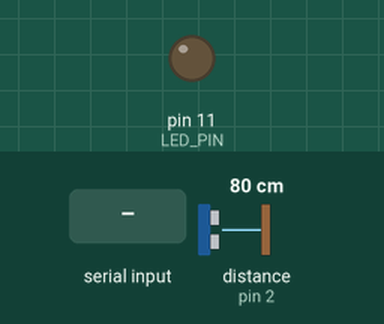
This sketch was run on a simulated Arduino Uno, built with avr-gcc and run on an emulated ATmega328P. Parts: output pins drawn as LEDs (lit = HIGH). The test bench sets the inputs (shaded band); at power-on: distance to the obstacle (sensor on pin 2) 80 cm. The echo pulse lasts 58.3 µs per cm.

Above: at 1.2 s.
1.3 s: distance to the obstacle (sensor on pin 2) set to 69 cm
3.7 s: distance to the obstacle (sensor on pin 2) set to 63 cm
At 4.26 s:
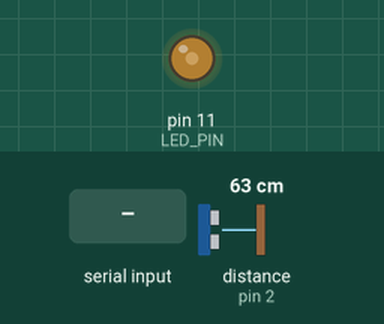
At 5.3 s:
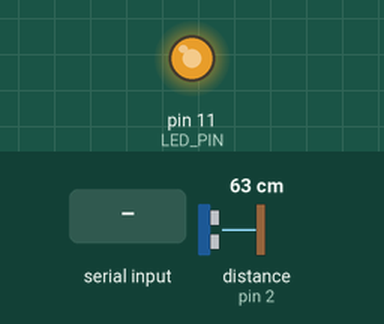
5.9 s: distance to the obstacle (sensor on pin 2) set to 120 cm
At 6.6 s:
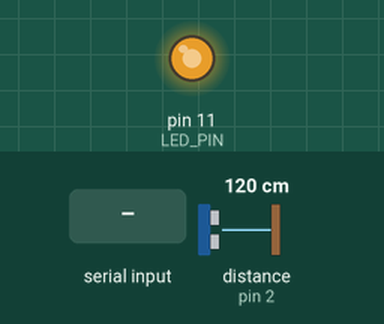
7.4 s: "T" received over Serial
At 8.57 s:
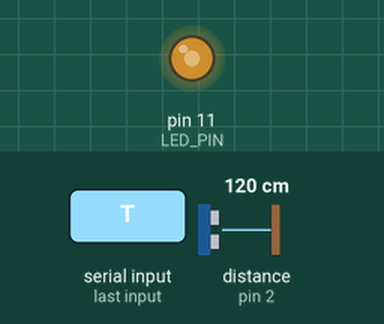
10.4 s: distance to the obstacle (sensor on pin 2) set to 36 cm
13.4 s: distance to the obstacle (sensor on pin 2) set to 30 cm
Timing chart, 0 to 17.4 s (numbered marks = the images above; inputs shaded):
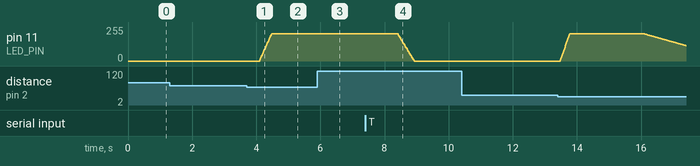

The sketch:

ArduinoApp.ino
```cpp
#include <NewPing.h>
#define u8  unsigned char
#define u16 unsigned int
#define u32 unsigned long

#define TRIGGER_PIN  3
#define ECHO_PIN     2
#define MAX_DISTANCE 200
// must be a PWM pin (with the "~" printed on the board)
#define LED_PIN      11
NewPing sonar(TRIGGER_PIN, ECHO_PIN, MAX_DISTANCE);

// the sonar reads the door frame as 70cm away, but we add a little bit of a buffer (as the door swings)
#define DOOR_FRAME_DISTANCE (70 - 5)
// if the door is occupied for 2 times inside this timeframe, the events are debounced into one
#define DOOR_DEBOUNCE_TIME 2500
// timeout to reset # of people inside room
#define ROOM_EMPTY_TIME 10000


void setup() {
  Serial.begin(9600);
  pinMode(LED_PIN, OUTPUT);
}

u32 total_readings = 0;
u16 n_readings = 0;
u16 average_reading() {
  // returns a reading in cm; or -1 if we are not ready yet as to not block the mainthread for a long time
  u16 reading = sonar.ping_cm();
  if (reading != 0) {
    // 0 is useless - it is returned for both very close and very far away
    // should just disregard this.  Due to the doorframe, you should never
    // a zero
    total_readings += sonar.ping_cm();
    n_readings++;
  }

  if (n_readings == 16) {
    u16 ret = (u16) (total_readings / ((u32) n_readings));
    n_readings = 0;
    total_readings = 0;
    return ret;
  }

  return -1;
}

// maintain 2 part light state for smooth transitions
u8 light_brightness = 0;
u8 light_brightness_desired = 255;
u32 brightness_last_set = 0;

// maintain confidence values (float)
float prob_device = 0.0f;
u8 n_people_inside = 0;
u16 n_walk_throughs = 0;

u32 door_last_occupied = 0;

// time (millis) when the light should turn off
u32 timeout = 0;
// used by app to turn off light
bool override_turn_off = false;

void reaclculate_state() {
  // call this function when the probablities have been changed
  // this recalculated the desired brightnesses
  float prob_sonar = ((float) n_people_inside) * 0.8;
  float prob_overall = prob_device + prob_sonar;
  if (prob_overall > 1.) {
    prob_overall = 1.;
  }

  if (millis() < timeout) {
    prob_overall = 1.;
  }
  if (override_turn_off) {
    prob_overall = 0.;
  }
  light_brightness_desired = (u8) (prob_overall * 255.);
}

void doorWalkedThrough() {
  override_turn_off = false;
  n_walk_throughs++;
  if (n_people_inside) {
    n_people_inside--;
  } else {
    n_people_inside++;
  }
}

void loop() {
  ////////////////////
  // Set Brightness //
  ////////////////////
  reaclculate_state();
  if (light_brightness < light_brightness_desired) {
    // light turns up the brightness quite quickly
    light_brightness += min(10, light_brightness_desired-light_brightness);
    brightness_last_set = millis();
  }
  if (light_brightness > light_brightness_desired) {
    if (override_turn_off) {
      // go down fast
      light_brightness -= min(10, light_brightness-light_brightness_desired);
    } else {
      light_brightness--;
    }
    brightness_last_set = millis();
  }
  // analogWirite uses PWM to scale the brightness from 0 to 255
  analogWrite(LED_PIN, light_brightness);
  delay(10);


  /////////////////////////
  // Communicate via USB //
  /////////////////////////
  if (Serial.available() > 0) {
    byte cmd = Serial.read();
    if (cmd == 'D') {
      // Set the prob_device value
      prob_device = Serial.parseFloat();
    }
    if (cmd == 'T') {
      // Set the timer value in seconds
      u32 timer_length = Serial.parseInt();
      // note, millis overflows after 50 days - should handle this case gracefully (or maybe reboot every night)
      timeout = millis() + timer_length*1000;

      override_turn_off = timer_length == 0;

      if (timer_length != 0) {
        override_turn_off = false;
        if (n_people_inside == 0) {
          // when 2 people walk in, it gets recorded as an in, the out
          // so when it is manually turned on; then we assumed "oh 2 people walked in"
          n_people_inside = n_walk_throughs;
        }
      }
    }
  }

  ////////////////////////
  // Manage Sonar State //
  ////////////////////////
  if (millis() - brightness_last_set > ROOM_EMPTY_TIME && light_brightness == 0) {
    brightness_last_set = millis();
    // reset the walkthrougs counter if the room has been empty for a while
    n_walk_throughs = 0;
  }
  u16 cm = average_reading();
  if (cm != -1) {
    if (cm < DOOR_FRAME_DISTANCE) {
      if (millis() - door_last_occupied > DOOR_DEBOUNCE_TIME) {
         doorWalkedThrough();
         door_last_occupied = millis();
      }
    }
  }
}
```

Measured:
- the behaviour switches between 64 and 63 cm on distance to the obstacle (sensor on pin 2) (found by bisection; images 0 and 1)
- after the input at 1.3 s, every drawn part: stays the same
- after the input at 3.7 s, pin 11 (LED_PIN): moves from 0/255 to 204/255 over 0.37 s, starting after 0.40 s
- after the input at 5.9 s, pin 11 (LED_PIN): stays 204/255 (without the input it goes to 203/255 after 0.90 s)
- after the input at 7.4 s, pin 11 (LED_PIN): moves from 204/255 to 0/255 over 0.51 s, starting after 1.0 s
- after the input at 10.4 s, every drawn part: stays the same
